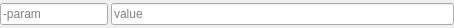
<?xml version="1.0" encoding="UTF-8"?>
<ui version="4.0">
 <class>FFmpegParamWidget</class>
 <widget class="QWidget" name="FFmpegParamWidget">
  <property name="geometry">
   <rect>
    <x>0</x>
    <y>0</y>
    <width>454</width>
    <height>28</height>
   </rect>
  </property>
  <property name="windowTitle">
   <string>Form</string>
  </property>
  <layout class="QFormLayout" name="formLayout">
   <property name="horizontalSpacing">
    <number>3</number>
   </property>
   <property name="verticalSpacing">
    <number>3</number>
   </property>
   <property name="leftMargin">
    <number>0</number>
   </property>
   <property name="topMargin">
    <number>3</number>
   </property>
   <property name="rightMargin">
    <number>0</number>
   </property>
   <property name="bottomMargin">
    <number>0</number>
   </property>
   <item row="0" column="0">
    <widget class="QLineEdit" name="paramEdit">
     <property name="placeholderText">
      <string>-param</string>
     </property>
    </widget>
   </item>
   <item row="0" column="1">
    <widget class="QLineEdit" name="valueEdit">
     <property name="placeholderText">
      <string>value</string>
     </property>
    </widget>
   </item>
  </layout>
 </widget>
 <resources/>
 <connections/>
</ui>
